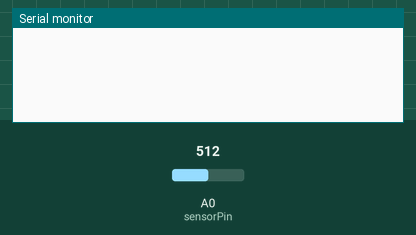
This sketch was run on a simulated Arduino Mega 2560, built with avr-gcc and run on an emulated ATmega2560. Shown: the last lines printed to the serial monitor. The inputs (shaded band) are chosen by the test bench; at power-on: A0 (sensorPin) = 512.

Above: at 5.8 s.
5.9 s: A0 (sensorPin) set to 716
At 10.4 s:
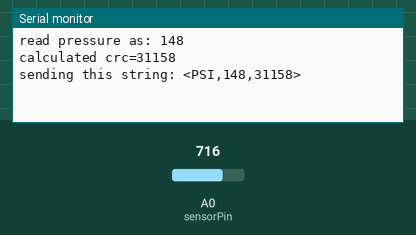
11.9 s: A0 (sensorPin) set to 900
At 15.5 s:
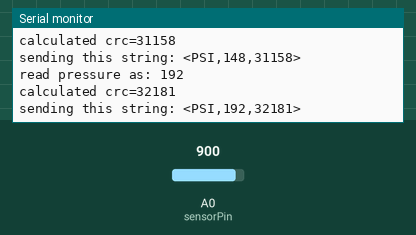

Measured:
- after the input at 5.9 s, the serial monitor: prints a new line after 4.1 s (image 1)
- after the input at 11.9 s, the serial monitor: prints a new line after 3.1 s (image 2)

The sketch:

AnalogInput.ino
```cpp
int sensorPin = A0;    // select the input pin for the sensor
int sensorValue = 0;  // variable to store the value coming from the sensor
float voltage = 0;
int psi = 0;
const int LO_PSI = 0;
const int HI_PSI = 200;
const float LO_VOLTS = 0.5;
const float HI_VOLTS = 4.5;
const float CAL = 1.10;
int readCount = 0;

void setup() {
  Serial.begin(115200);

  Serial1.begin(9600);
}

void writeString(String stringData) { // Used to serially push out a String with Serial.write()

  for (int i = 0; i < stringData.length(); i++)
  {
    Serial1.write(stringData[i]);   // Push each char 1 by 1 on each loop pass
  }
}

uint16_t calcCRC(String stringData)
{
  uint16_t sum1 = 0;
  uint16_t sum2 = 0;

  for (int i = 0; i < stringData.length(); i++)
  {
    sum1 = (sum1 + stringData[i]) % 255;
    sum2 = (sum2 + sum1) % 255;
  }
   return (sum2 << 8) | sum1;
}

void loop() {
  // read the value from the sensor:
  sensorValue = analogRead(sensorPin);
  if(readCount < 2) {
    //Serial.println("discarding first 2 reads upon startup");
    readCount++;
  }else {
    sensorValue *= CAL;
    voltage = sensorValue * (4.5/1023.0);
    psi = (HI_PSI - LO_PSI) * (voltage - LO_VOLTS) / 4 + LO_PSI;

    Serial.print("read pressure as: ");
    Serial.println(psi);

    Serial1.flush();
    //Serial1.write(psi);
    String s = "PSI,";
    s += psi;

    uint16_t crc = calcCRC(s);
    Serial.print("calculated crc=");
    Serial.println(crc);
    s+=",";
    s+=crc;

    String f = "<";
    f +=s;
    f +=">";

    Serial.print("sending this string: ");
    Serial.println(f);
    writeString(f);
  }

  delay(5000);
}
```
